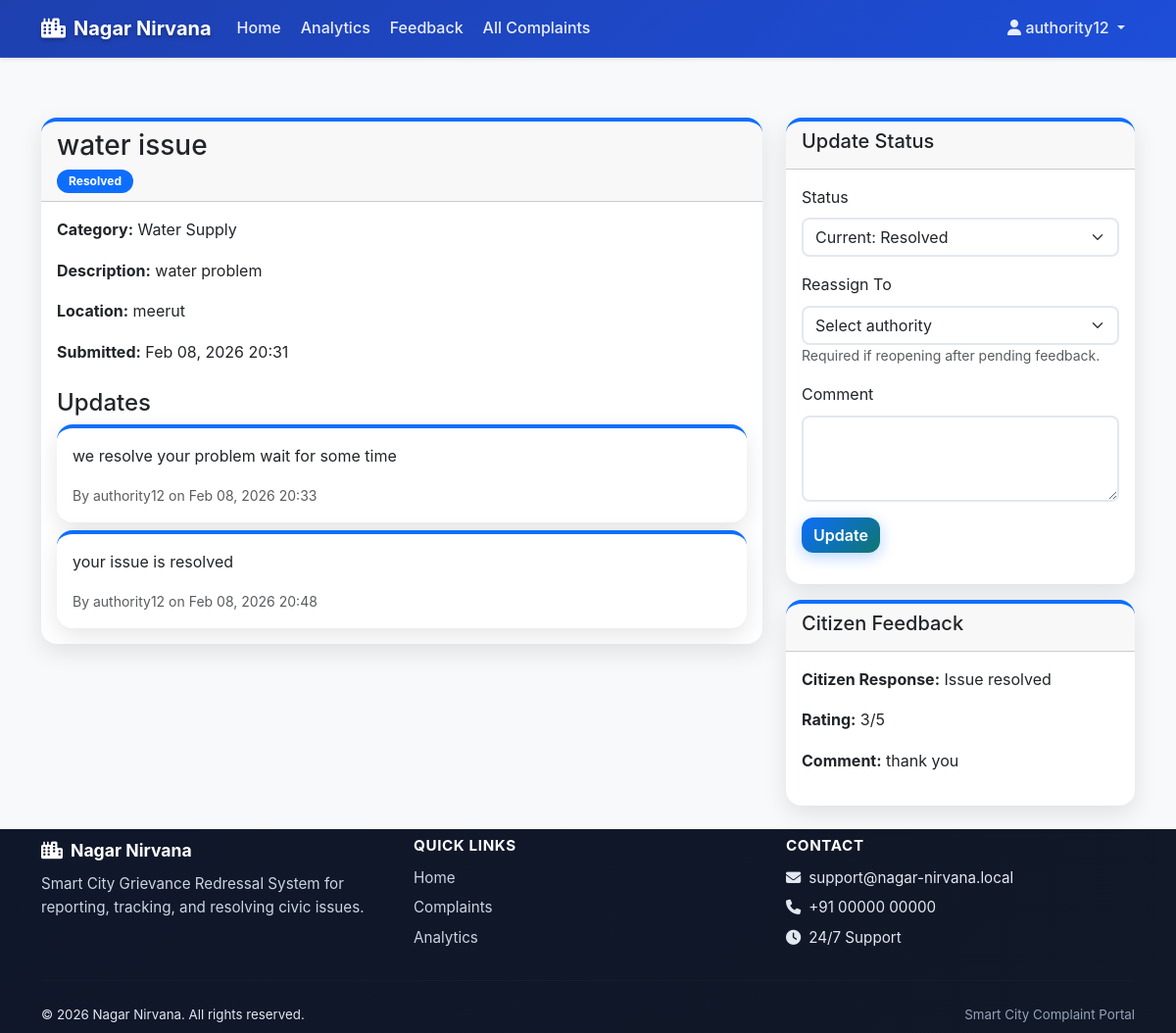
The app's page /complaints/1/ (signed in) with its own data.
### accounts/models.py (models this page shows)
class User(AbstractUser):
    is_citizen = models.BooleanField(default=True)
    is_authority = models.BooleanField(default=False)
    phone = models.CharField(max_length=15, blank=True)
    address = models.TextField(blank=True)

### complaints/models.py (models this page shows, shortened)
class Complaint(models.Model):
    STATUS_CHOICES = [
        ('Submitted', 'Submitted'),
        ('In Progress', 'In Progress'),
        ('Resolved', 'Resolved'),
        ('Closed', 'Closed'),
    ]
    PRIORITY_CHOICES = [
        ('low', 'Low'),
        ('medium', 'Medium'),
        ('high', 'High'),
        ('urgent', 'Urgent'),
    ]
    citizen = models.ForeignKey(
        User,
        on_delete=models.CASCADE,
        related_name='complaints'
    )
    category = models.ForeignKey(Category, on_delete=models.CASCADE)
    title = models.CharField(max_length=200)
    description = models.TextField()
    location = models.CharField(max_length=255, blank=True)
    latitude = models.FloatField(null=True, blank=True)
    longitude = models.FloatField(null=True, blank=True)
    image = models.ImageField(upload_to='complaints/', blank=True, null=True)
    video = models.FileField(upload_to='complaints/', blank=True, null=True)
    status = models.CharField(
        max_length=20,
        choices=STATUS_CHOICES,
        default='Submitted'
    )
    priority = models.CharField(
        max_length=20,
        choices=PRIORITY_CHOICES,
        default='medium'
    )
    assigned_to = models.ForeignKey(
        User,
        on_delete=models.SET_NULL,
        null=True,
        blank=True,
        related_name='assigned_complaints'
    )
    created_at = models.DateTimeField(default=timezone.now)
    updated_at = models.DateTimeField(auto_now=True)
    resolved_at = models.DateTimeField(null=True, blank=True)
    attachment = models.FileField(upload_to='complaints/', null=True, blank=True)

class Category(models.Model):
    name = models.CharField(max_length=100)
    description = models.TextField(blank=True)

class ComplaintUpdate(models.Model):
    complaint = models.ForeignKey(Complaint, on_delete=models.CASCADE, related_name='updates')
    updated_by = models.ForeignKey(User, on_delete=models.CASCADE)
    status = models.CharField(max_length=20, choices=Complaint.STATUS_CHOICES)
    comment = models.TextField()
    created_at = models.DateTimeField(default=timezone.now)

class Feedback(models.Model):
    RESOLUTION_CHOICES = [
        ('confirmed', 'Issue resolved'),
        ('pending', 'Issue still pending'),
    ]
    complaint = models.OneToOneField(Complaint, on_delete=models.CASCADE)
    resolution_status = models.CharField(max_length=20, choices=RESOLUTION_CHOICES)
    rating = models.IntegerField(choices=[(i, i) for i in range(1, 6)], null=True, blank=True)
    comment = models.TextField(blank=True)
    created_at = models.DateTimeField(default=timezone.now)

### complaints/views.py (the view)
# urls.py: path('<int:pk>/', views.complaint_detail, name='complaint_detail'),
@login_required
def complaint_detail(request, pk):
    complaint = get_object_or_404(Complaint, pk=pk)
    if request.user.is_citizen and complaint.citizen != request.user:
        return redirect('complaints:complaint_list')
    updates = complaint.updates.all()
    feedback_form = None
    if complaint.status == 'Resolved' and not hasattr(complaint, 'feedback'):
        feedback_form = FeedbackForm()
    allowed_statuses = []
    feedback_pending = False
    if request.user.is_authority:
        allowed_statuses = _get_allowed_status_transitions(complaint)
        if hasattr(complaint, 'feedback'):
            feedback_pending = complaint.feedback.resolution_status == 'pending'
    User = get_user_model()
    authority_users = User.objects.filter(is_authority=True, is_active=True).order_by('username')
    all_statuses = [s[0] for s in Complaint.STATUS_CHOICES]
    return render(request, 'complaints/complaint_detail.html', {
        'complaint': complaint,
        'updates': updates,
        'feedback_form': feedback_form,
        'allowed_statuses': allowed_statuses,
        'all_statuses': all_statuses,
        'authority_users': authority_users,
        'feedback_pending': feedback_pending,
    })

### complaints/templates/complaints/complaint_detail.html (shortened to what this page needs)
{% extends 'base.html' %}
{% load crispy_forms_tags %}
{% block content %}
<div class="container my-4">
<div class="row">
    <div class="col-md-8">
        <div class="card">
            <div class="card-header">
                <h3>{{ complaint.title }}</h3>
                <span class="badge bg-primary">{{ complaint.get_status_display }}</span>
            </div>
            <div class="card-body">
                <p><strong>Category:</strong> {{ complaint.category.name }}</p>
                <p><strong>Description:</strong> {{ complaint.description }}</p>
                <p><strong>Location:</strong> {{ complaint.location }}</p>
                <p><strong>Submitted:</strong> {{ complaint.created_at|date:"M d, Y H:i" }}</p>
                {% if complaint.updates %}
                    <h4 class="mt-4">Updates</h4>
                    {% for update in updates %}
                        <div class="card mt-2">
                            <div class="card-body">
                                <p>{{ update.comment }}</p>
                                <small class="text-muted">By {{ update.updated_by.username }} on {{ update.created_at|date:"M d, Y H:i" }}</small>
                            </div>
                        </div>
                    {% endfor %}
                {% endif %}
            </div>
        </div>
    </div>
    <div class="col-md-4">
        {% if user.is_authority %}
            <div class="card">
                <div class="card-header">
                    <h5>Update Status</h5>
                </div>
                <div class="card-body">
                    <form method="post" action="{% url 'complaints:update_complaint' complaint.pk %}">
                        <div class="mb-3">
                            <label for="status" class="form-label">Status</label>
                            <select class="form-select" id="status" name="status">
                                {% for s in all_statuses %}
                                    {% if s == complaint.status %}
                                        <option value="{{ s }}" selected>Current: {{ s }}</option>
                                    {% elif s in allowed_statuses %}
                                        <option value="{{ s }}">{{ s }}</option>
                                    {% elif feedback_pending and s == 'Closed' %}
                                        <option value="{{ s }}" disabled>{{ s }} (awaiting citizen confirmation)</option>
                                    {% else %}
                                        <option value="{{ s }}" disabled>{{ s }} (not allowed)</option>
                                    {% endif %}
                                {% endfor %}
                            </select>
                        </div>
                        <div class="mb-3">
                            <label for="assigned_to" class="form-label">Reassign To</label>
                            <select class="form-select" id="assigned_to" name="assigned_to">
                                <option value="">Select authority</option>
                            </select>
                            <small class="text-muted">Required if reopening after pending feedback.</small>
                        </div>
                        <div class="mb-3">
                            <label for="comment" class="form-label">Comment</label>
                            <textarea class="form-control" id="comment" name="comment" rows="3" required></textarea>
                        </div>
                        <button type="submit" class="btn btn-primary">Update</button>
                    </form>
                </div>
            </div>
            {% if complaint.feedback %}
                <div class="card mt-3">
                    <div class="card-header">
                        <h5>Citizen Feedback</h5>
                    </div>
                    <div class="card-body">
                        <p><strong>Citizen Response:</strong> {{ complaint.feedback.get_resolution_status_display }}</p>
                        {% if complaint.feedback.rating %}
                            <p><strong>Rating:</strong> {{ complaint.feedback.rating }}/5</p>
                        {% endif %}
                        {% if complaint.feedback.comment %}
                            <p><strong>Comment:</strong> {{ complaint.feedback.comment }}</p>
                        {% endif %}
                    </div>
                </div>
            {% endif %}
        {% endif %}
    </div>
</div>
</div>
{% endblock %}

### templates/base.html (shortened to what this page needs)
﻿{% load static %}
<!DOCTYPE html>
<html lang="en" data-theme="light">
<head>
    <link href="https://cdn.jsdelivr.net/npm/bootstrap@5.3.2/dist/css/bootstrap.min.css" rel="stylesheet">
    <link href="https://cdnjs.cloudflare.com/ajax/libs/font-awesome/6.5.1/css/all.min.css" rel="stylesheet">
    <link rel="stylesheet" href="{% static 'css/style.css' %}?v={% now 'U' %}">
</head>
<body class="bg-light d-flex flex-column min-vh-100">
<nav class="navbar navbar-expand-lg navbar-light bg-white shadow-sm fixed-top">
    <div class="container">
        <a class="navbar-brand fw-bold text-primary" href="{% url 'accounts:home' %}">
            <i class="fas fa-city me-2"></i>Nagar Nirvana
        </a>
        <div class="collapse navbar-collapse" id="navMain">
            <ul class="navbar-nav me-auto">
                <li class="nav-item">
                    <a class="nav-link {% if request.resolver_match.url_name == 'home' %}active{% endif %}"
                       href="{% url 'accounts:home' %}">Home</a>
                </li>
                {% if user.is_authenticated and user.is_authority %}
                <li class="nav-item">
                    <a class="nav-link" href="{% url 'dashboard:analytics' %}">
                        Analytics
                    </a>
                </li>
                <li class="nav-item">
                    <a class="nav-link" href="{% url 'complaints:feedback_list' %}">
                        Feedback
                    </a>
                </li>
                <li class="nav-item">
                    <a class="nav-link" href="{% url 'complaints:complaint_list' %}">
                        All Complaints
                    </a>
                </li>
                {% endif %}
            </ul>
            <ul class="navbar-nav ms-auto">
                {% if user.is_authenticated %}
                    <li class="nav-item dropdown">
                        <a class="nav-link dropdown-toggle" href="#" role="button" data-bs-toggle="dropdown" aria-expanded="false">
                            <i class="fas fa-user"></i> {{ user.username }}
                        </a>
                    </li>
                {% else %}
                    <li class="nav-item"><a class="nav-link" href="{% url 'accounts:login' %}">Login</a></li>
                    <li class="nav-item">
                        <a class="btn btn-primary ms-2" href="{% url 'accounts:register' %}">Register</a>
                    </li>
                {% endif %}
            </ul>
        </div>
    </div>
</nav>
{% block content %}{% endblock %}
<footer class="site-footer mt-auto">
    <div class="container py-2">
        <div class="row g-4">
            <div class="col-md-4">
                <div class="footer-brand d-flex align-items-center mb-2">
                    <i class="fas fa-city me-2"></i>
                    <span class="fw-bold">Nagar Nirvana</span>
                </div>
                <p class="footer-text mb-0">
                    Smart City Grievance Redressal System for reporting, tracking, and resolving civic issues.
                </p>
            </div>
            <div class="col-md-4">
                <h6 class="footer-title">Quick Links</h6>
                <ul class="footer-links list-unstyled mb-0">
                    <li><a href="{% url 'accounts:home' %}">Home</a></li>
                    {% if user.is_authenticated and user.is_authority %}
                        <li><a href="{% url 'complaints:complaint_list' %}">Complaints</a></li>
                        <li><a href="{% url 'dashboard:analytics' %}">Analytics</a></li>
                    {% endif %}
                </ul>
            </div>
            <div class="col-md-4">
                <h6 class="footer-title">Contact</h6>
                <ul class="footer-links list-unstyled mb-0">
                    <li><i class="fas fa-envelope me-2"></i>support@nagar-nirvana.local</li>
                    <li><i class="fas fa-phone me-2"></i>+91 00000 00000</li>
                    <li><i class="fas fa-clock me-2"></i>24/7 Support</li>
                </ul>
            </div>
        </div>
        <hr class="footer-divider my-4">
        <div class="d-flex flex-column flex-md-row justify-content-between align-items-center gap-2">
            <small>© {% now "Y" %} Nagar Nirvana. All rights reserved.</small>
            <small class="footer-muted">Smart City Complaint Portal</small>
        </div>
    </div>
</footer>
</body>
</html>

### records on screen
User: username "authority12"
Complaint: title "water issue", status "Resolved", category.name "Water Supply", description "water problem", location "meerut", created_at "Feb 08, 2026 20:31", status "Current: Resolved", feedback.resolution_status "Issue resolved", feedback.rating "3", feedback.comment "thank you"
ComplaintUpdate: comment "we resolve your problem wait for some time", updated_by.username "authority12", created_at "Feb 08, 2026 20:33"
ComplaintUpdate: comment "your issue is resolved", updated_by.username "authority12", created_at "Feb 08, 2026 20:48"
